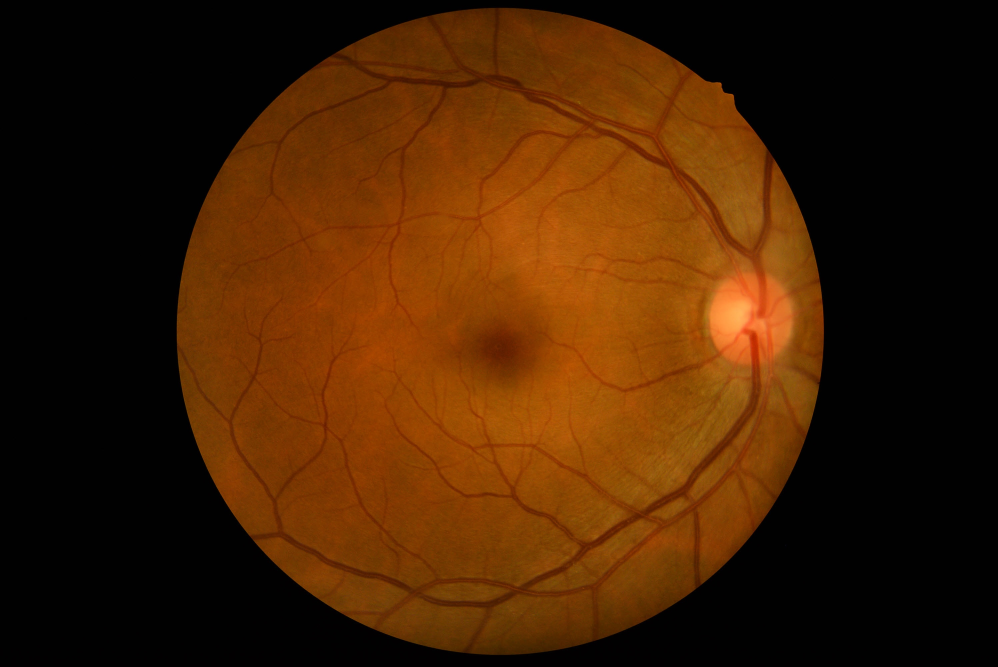
#> input picture 0101.jpg, 2992 x 2000 px, given in place of 0120.jpg, which was not available (shown at 1/3 size)
$ jupyter execute Crop_ROI_GAMMA_IEEE.ipynb   (older library calls are emulated)   (text cells are left out)
#> lines starting #> are read from the running program, lines starting #| are printed output that depends on the picture; after the words box and inside, x2 and y2 are one past the last pixel; in counts of white or black regions, pixels touching at a corner belong together; pictures that were not available may be replaced by others from this repository, and a replacement may not be noted
[cell 1]
#path
import os
from google.colab import drive
drive.mount('/content/gdrive',force_remount=True)
#path_dataset = '/content/gdrive/MyDrive/Doutorado/Bases/GAMMA_training_data/multi-modality_images/'
path_dataset = '/content/gdrive/My Drive/Doutorado/Bases/GAMMA_val_data/multi-modality_images/'
os.chdir(path_dataset)

[cell 2]
import cv2
import argparse
import matplotlib.pyplot as plt
import numpy as np
import csv
from pathlib import Path
#ap = argparse.ArgumentParser()
#ap.add_argument ("-i", "--image = fundus_images/0101.jpg", required=True, help="path to input image")
#ap.add_argument ("-c", "--connectivity", type=int, default=4, help="connectivity for connected component analysis")
#args = vars(ap.parse_args())
#ap.parse_args()

[cell 3]
path_image = ("fundus_images/0120.jpg")#validation
path_mask = ("Masks_DO_V4/0120.png")#validation

image = cv2.imread(path_image)
#> image is the input picture: shape (2000, 2992, 3); mean B, G, R 2.6, 32.2, 67
img_height, img_width, c = image.shape
#> img_height = 2000; img_width = 2992; c = 3
image = cv2.resize(image,(img_width, img_height))
b,g,r = cv2.split(image)
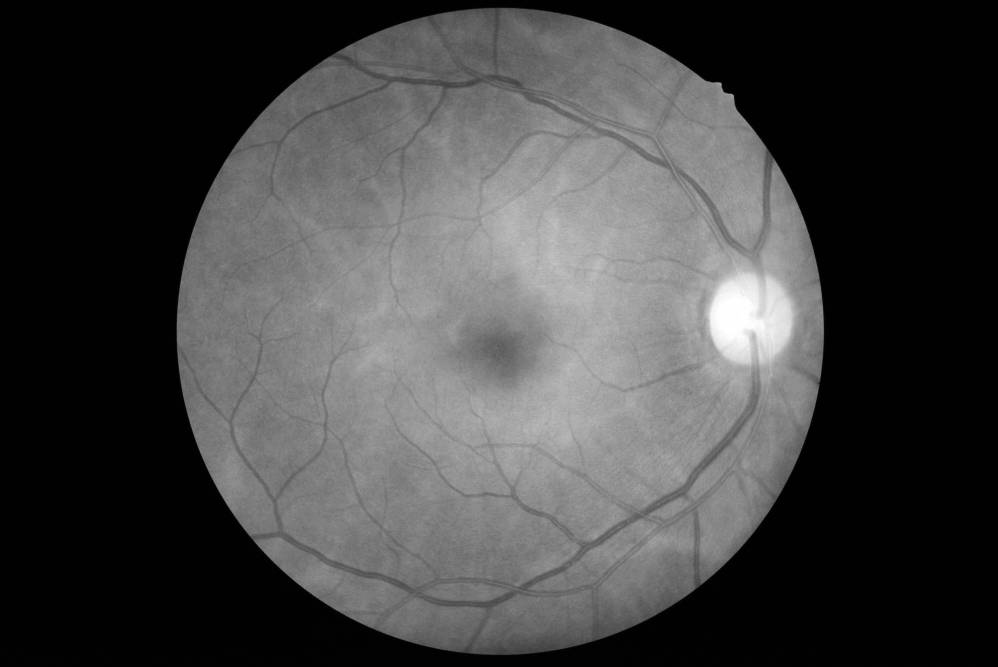
#> r: shape (2000, 2992) (shown at 1/3 size); min 0, max 255, mean 67
image = cv2.merge([r,g,b])

mask = cv2.imread(path_mask)
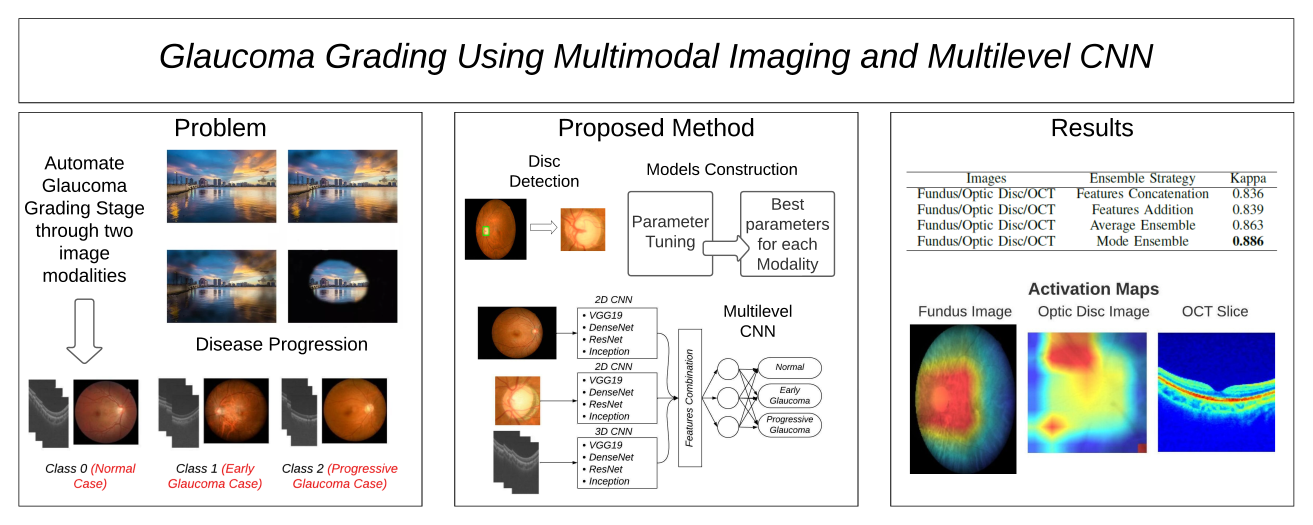
#> input picture visual abstract.png, 5250 x 2100 px, given in place of 0120.png, which was not available (shown at 1/4 size)
#> mask is the input picture: shape (2100, 5250, 3); mean B, G, R 217, 216.3, 217
image2 = mask
image2 = cv2.resize(image2,(img_width, img_height))

fig = plt.figure()
fig.subplots_adjust(hspace=0.4, wspace=0.4)#Ajustando o layout do plot da imagem
ax = fig.add_subplot(1, 3, 1)#Imagem 1
ax.imshow(image)
ax = fig.add_subplot(1, 3, 2)#Imagem 2 (mask)
ax.imshow(image2)
#> figure, not shown here; B, G, R data is drawn as R, G, B

[cell 4]
def calc_stats (mask, img_width, img_height):#return labels, num labels...
#> called with img_width = 2992, img_height = 2000
  mask = cv2.resize(mask, (img_width, img_height))
  gray = cv2.cvtColor(mask, cv2.COLOR_BGR2GRAY)
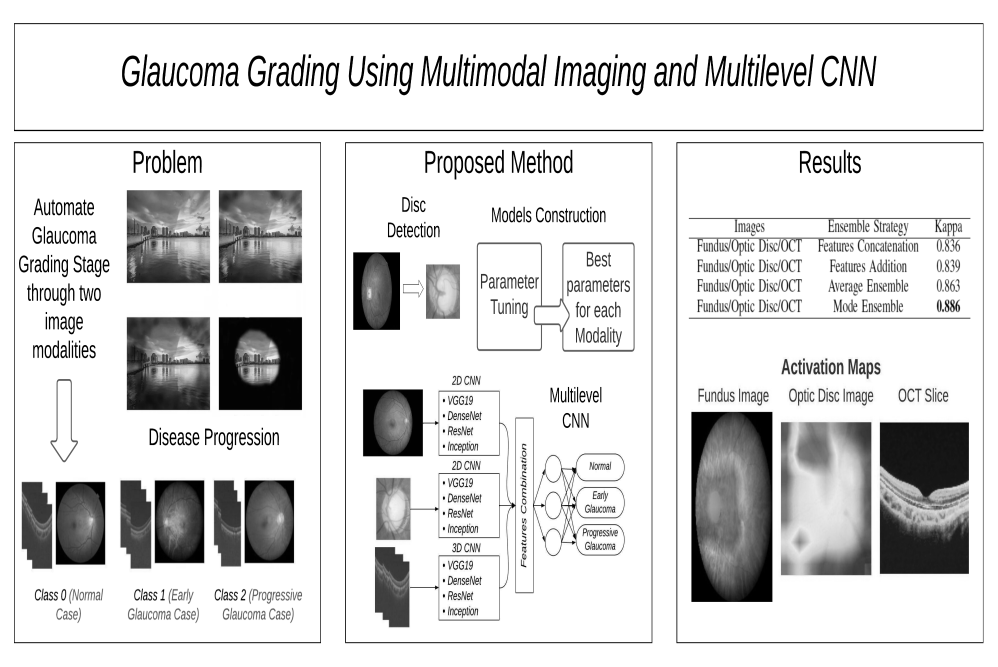
#> gray: shape (2000, 2992) (shown at 1/3 size); min 0, max 255, mean 216.6
  connectivity = 4
  thresh = cv2.threshold(gray, 0, 255,
	  cv2.THRESH_BINARY_INV | cv2.THRESH_OTSU)[1]
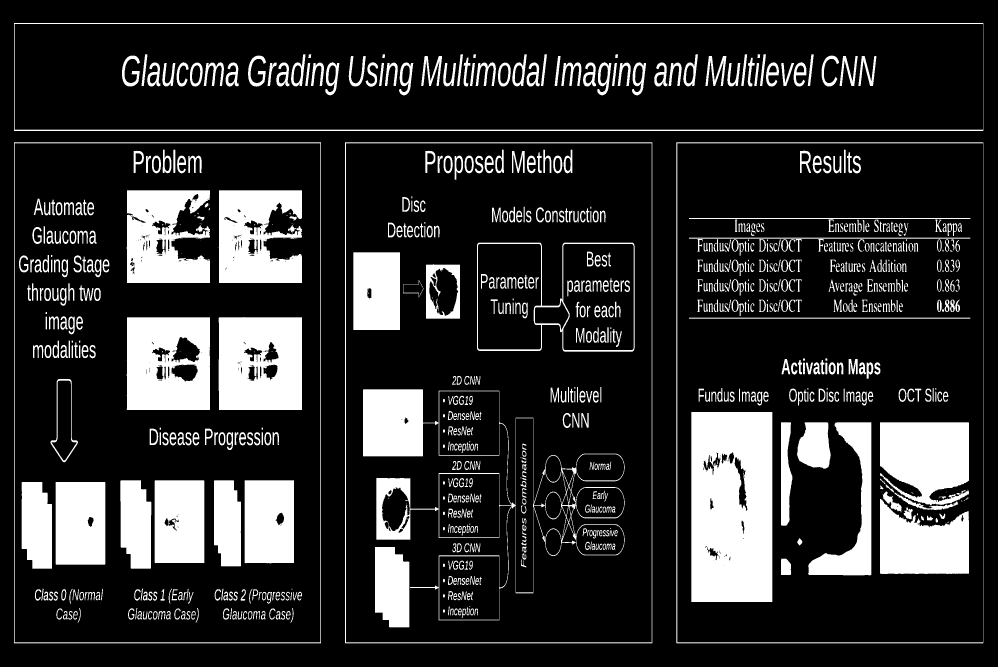
#> thresh: shape (2000, 2992) (shown at 1/3 size); 18.3% white; 910 white regions (130 under 20 px), largest, box (x1, y1, x2, y2) and area: (2074, 1236, 2317, 1806) 133569, (656, 951, 906, 1230) 64719, (1089, 1168, 1874, 1861) 61077

  output = cv2.connectedComponentsWithStats(thresh, connectivity, cv2.CV_32S)
  (numLabels, labels, stats, centroids) = output
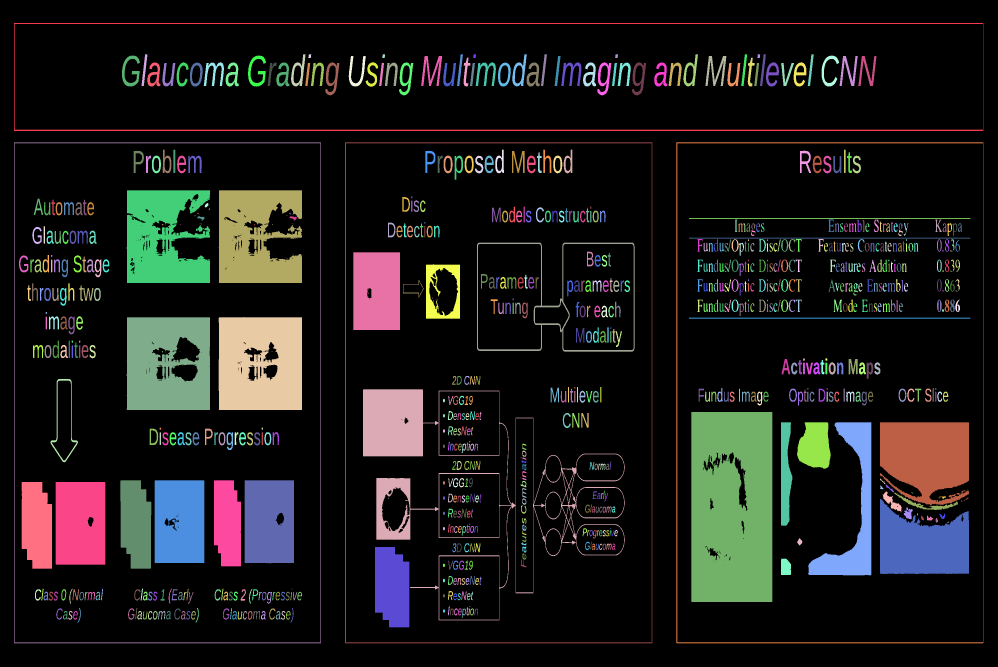
#> labels: shape (2000, 2992) int32 (shown at 1/3 size); 911 distinct labels, from 0 to 910; one colour per label, 0 black
#> numLabels = 911; stats = 911 rows, first 6: [0, 0, 2992, 2000, 4889321], [42, 69, 2908, 324, 21308], [424, 163, 18, 95, 674], [873, 163, 44, 96, 1474], [925, 163, 9, 11, 80], [1147, 163, 8, 11, 78]; centroids = 911 pairs, first value 70.49 to 2901, second value 168 to 1847.2
  return numLabels, labels, stats, centroids

[cell 5]
# load the input image from disk, convert it to grayscale, and
# threshold it
path_image = ("fundus_images/0120.jpg")
path_mask = ("Masks_DO_V4/0120.png")

image = cv2.imread(path_image)
img_height, img_width, c = image.shape

b,g,r = cv2.split(image)
image = cv2.merge([r,g,b])
mask = cv2.imread(path_mask)

[cell 6]
from itertools import cycle
# loop over the number of unique connected component labels
def get_stats(numLabels, stats, centroids):
  for i in range(0, numLabels):
  #for i in range(0, 4):
    # if this is the first component then we examine the
    # *background* (typically we would just ignore this
    # component in our loop)
    if i == 0:
      text = "examining component {}/{} (background)".format(
        i + 1, numLabels)
    # otherwise, we are examining an actual connected component
    else:
      text = "examining component {}/{}".format( i + 1, numLabels)
    # print a status message update for the current connected
    # component
    #print("[INFO] {}".format(text))
    # extract the connected component statistics and centroid for
    # the current label
    x = stats[i, cv2.CC_STAT_LEFT]
    y = stats[i, cv2.CC_STAT_TOP]
    w = stats[i, cv2.CC_STAT_WIDTH]
    h = stats[i, cv2.CC_STAT_HEIGHT]
    area = stats[i, cv2.CC_STAT_AREA]
    (cX, cY) = centroids[i]
  return x, y, w, h, cX, cY

[cell 7]
numLabels, labels, stats, centroids = calc_stats(mask, img_width, img_height)
#> numLabels = 911
x_1, y_1, w_1, h_1, cX_1, cY_1 = get_stats(numLabels, stats, centroids)
#> the loop in get_stats, `for i in range(0, numLabels):` made 911 passes
#> (text, x, y, w, h, area, cX, cY) on passes 1 to 8: ('examining component 1/911 (background)', 0, 0, 2992, 2000, 4889321, 1520.7, 959.7), ('examining component 2/911', 42, 69, 2908, 324, 21308, 1474, 252.1), ('examining component 3/911', 424, 163, 18, 95, 674, 432.9, 209.8), ('examining component 4/911', 873, 163, 44, 96, 1474, 895.3, 216.8), ('examining component 5/911', 925, 163, 9, 11, 80, 929, 168), ('examining component 6/911', 1147, 163, 8, 11, 78, 1150.6, 168), ('examining component 7/911', 1371, 163, 18, 95, 672, 1379.5, 209.8), ('examining component 8/911', 1420, 163, 8, 11, 78, 1423.3, 168)
#> text on passes 61 to 66: 'examining component 61/911', 'examining component 62/911', 'examining component 63/911', 'examining component 64/911', 'examining component 65/911', 'examining component 66/911'
#> x_1 = 713; y_1 = 1834; w_1 = 14; h_1 = 25; cX_1 = 719.1; cY_1 = 1846.9
output = image.copy()
cv2.rectangle(output, (x_1, y_1), (x_1 + w_1, y_1 + h_1), (0, 255, 0), 25)
gap=50#pixel offset to crop
roi_cropped = image[int(y_1-gap):int(y_1+h_1+gap), int(x_1-gap):int(x_1+w_1+gap)]
#cv2.rectangle(output, (x_2, y_2), (x_2 + w_2, y_2 + h_2), (0, 255, 0), 5)
cv2.circle(output, (int(cX_1), int(cY_1)), 4, (0, 0, 255), -1)
# show our output image and connected component mask
fig, (ax1, ax2) = plt.subplots(1, 2, figsize = (15, 5))

ax1.axis('off')
ax2.axis('off')

ax1.imshow(output)
ax2.imshow(roi_cropped)

#imgplot = plt.imshow(output)
cv2.waitKey(0)

[cell 8]
#train
folder_image = "/content/gdrive/MyDrive/Doutorado/Bases/GAMMA_training_data/multi-modality_images/dataset_fundus/train/fundus_images flip - 100 images/"
folder_mask = "/content/gdrive/MyDrive/Doutorado/Bases/GAMMA_training_data/multi-modality_images/dataset_fundus/train/Disc_Cup_Mask flip - 100 images/"

path_image = ("dataset_fundus/train/fundus_images 90 images/")
path_mask = ("dataset_fundus/train/Disc_Cup_Mask 90 images/")
batch_size = 2


train_ids = []

train_ids = sorted(os.listdir(folder_image))
train_ids = [i.split('.', 1)[0] for i in train_ids]#separate name (IDS) from suffix (.png)

[cell 9]
show=0
gap=50
connectivity = 4
vODR = []#calculare vODR
from skimage.measure import label, regionprops
for id_name in train_ids:
  image = os.path.join(folder_image,"",id_name) + ".jpg"
  image = cv2.imread(image)
  #image = cv2.resize(image,(img_width, img_height))
  h, w, c = image.shape
#> h = 2000; w = 2992
  b,g,r = cv2.split(image)
  image = cv2.merge([r,g,b])

  mask = os.path.join(folder_mask,"",id_name) + ".png"
  mask = cv2.imread(mask)
  mask = cv2.resize(mask,(w,h))
  mask_1 = np.where(mask==128, 255, mask)
  mask_2 = mask

  numLabels, labels, stats, centroids = calc_stats(mask_1, w, h)
#> call 2 of calc_stats, with img_width = 2992, img_height = 2000
#> in calc_stats (call 2), `thresh = cv2.threshold(gray, 0, 255, cv2.THRESH_BINARY_INV | cv2.THRES..`:
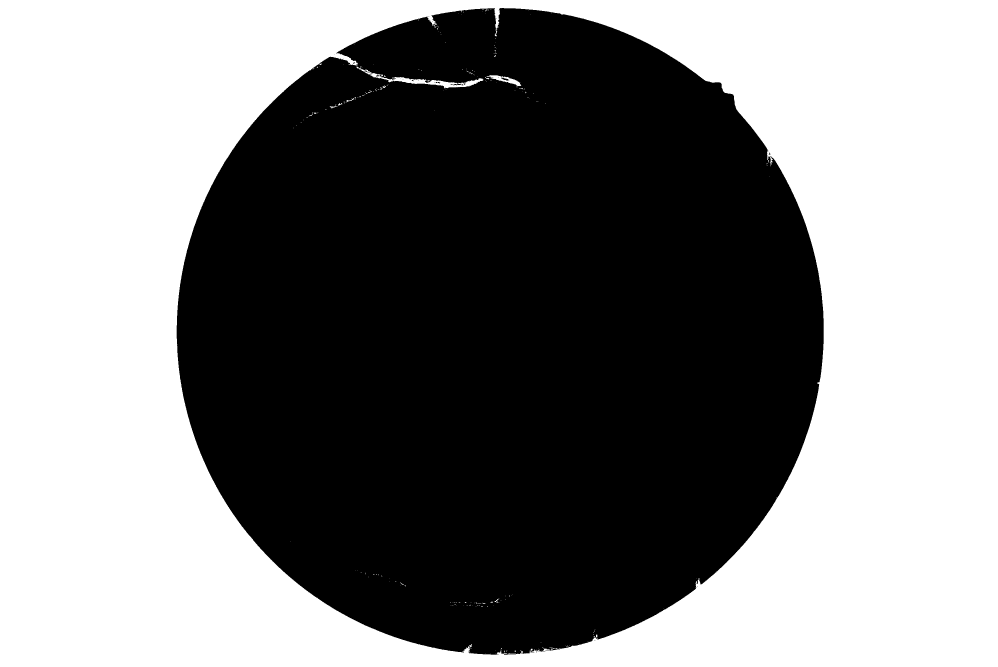
#> thresh: shape (2000, 2992) (shown at 1/3 size); 50.7% white; 37 black regions (32 under 20 px), largest, box (x1, y1, x2, y2) and area: (530, 24, 2471, 1964) 2948618, (1504, 233, 1528, 242) 95, (1352, 251, 1384, 256) 80, (1128, 224, 1136, 230) 26, (1313, 246, 1321, 250) 20
#> in calc_stats (call 2), `(numLabels, labels, stats, centroids) = output`:
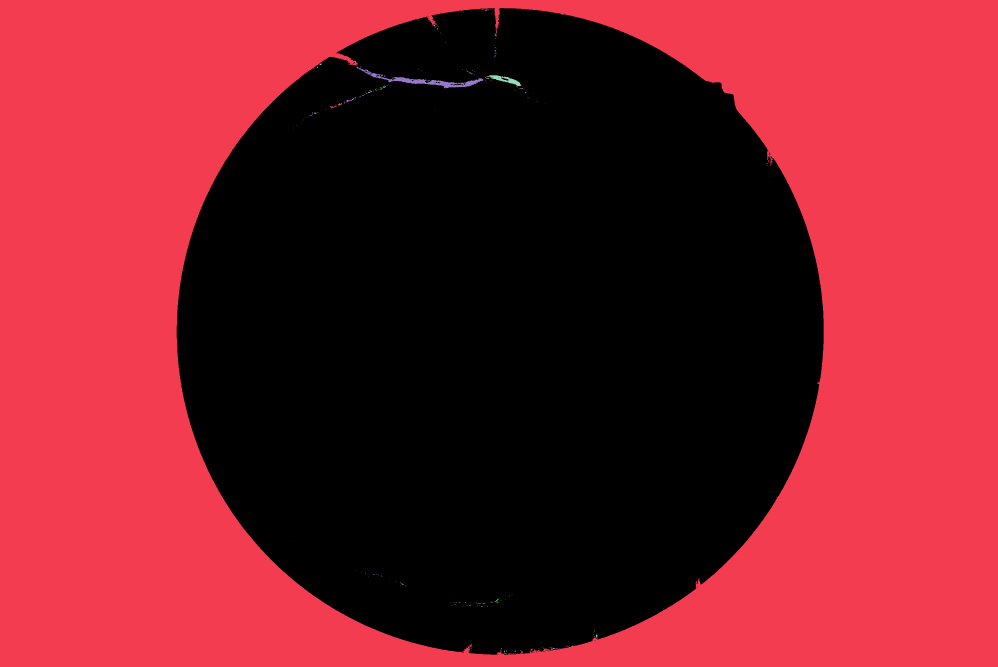
#> labels: shape (2000, 2992) int32 (shown at 1/3 size); 227 distinct labels, from 0 to 226; one colour per label, 0 black
#> in calc_stats (call 2), `(numLabels, labels, stats, centroids) = output`: numLabels = 227; stats = 227 rows, first 6: [530, 24, 1941, 1940, 2948965], [0, 0, 2992, 2000, 3028594], [1446, 27, 6, 2, 6], [1456, 27, 7, 4, 12], [1464, 27, 2, 1, 2], [1471, 27, 3, 2, 3]; centroids = 227 pairs, first value 872 to 2328, second value 27 to 1961
#> numLabels = 227
  x_1, y_1, w_1, h_1, cX_1, cY_1 = get_stats(numLabels, stats, centroids)#cup
#> the loop in get_stats (call 2), `for i in range(0, numLabels):` made 227 passes
#> (text, x, y, w, h, area, cX, cY) on passes 1 to 2: ('examining component 1/227 (background)', 530, 24, 1941, 1940, 2948965, 1501.1, 994.8), ('examining component 2/227', 0, 0, 2992, 2000, 3028594, 1490.4, 1005.4)
  numLabels, labels, stats, centroids = calc_stats(mask_2, w, h)
#> in calc_stats (call 3), `thresh = cv2.threshold(gray, 0, 255, cv2.THRESH_BINARY_INV | cv2.THRES..`: thresh: shape (2000, 2992); 50.7% white; 29 black regions (26 under 20 px), largest, box (x1, y1, x2, y2) and area: (530, 24, 2471, 1964) 2951200, (1234, 240, 1264, 244) 69, (1300, 245, 1322, 250) 58
#> in calc_stats (call 3), `(numLabels, labels, stats, centroids) = output`: labels: shape (2000, 2992) int32; 198 distinct labels, from 0 to 197
  x_2, y_2, w_2, h_2, cX_2, cY_2 = get_stats(numLabels, stats, centroids)#disc
  r = (h_1)/(h_2)
  vODR.append(r)

  output = image.copy()
  cv2.rectangle(output, (x_1, y_1), (x_1 + w_1, y_1 + h_1), (255, 0, 0), 5)#cup
  cv2.rectangle(output, (x_2, y_2), (x_2 + w_2, y_2 + h_2), (0, 255, 0), 5)#disc

  roi_cropped = image[int(y_2-gap):int(y_2+h_2+gap), int(x_2-gap):int(x_2+w_2+gap)]
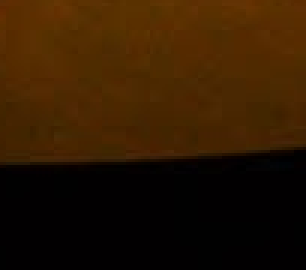
#> roi_cropped: shape (90, 102, 3) (shown 3 times larger); mean R, G, B 47.1, 24.4, 1.2

  cv2.circle(output, (int(cX_1), int(cY_1)), 4, (0, 0, 255), -1)
  nome_imagem = 'ROI_disco_50px/' + id_name + '.jpg'
  id = int(id_name)

  if show <= 10:#show x images
    fig, (ax1, ax2, ax3, ax4) = plt.subplots(1, 4, figsize = (15, 5))
    ax1.imshow(image)
    ax2.imshow (mask)
    ax3.imshow(output)
    ax4.imshow(roi_cropped)

    ax1.set_title(id_name)
    ax2.set_title("Mask")
    ax3.set_title('Imagem com Bounding Box')
    ax4.set_title('ROI') #crop

  #save crops
  #b,g,r = cv2.split(roi_cropped)
  #roi_cropped = cv2.merge([r,g,b])
  #cv2.imwrite(nome_imagem, roi_cropped)
  show+=1
#> figure, not shown here; B, G, R data is drawn as R, G, B
